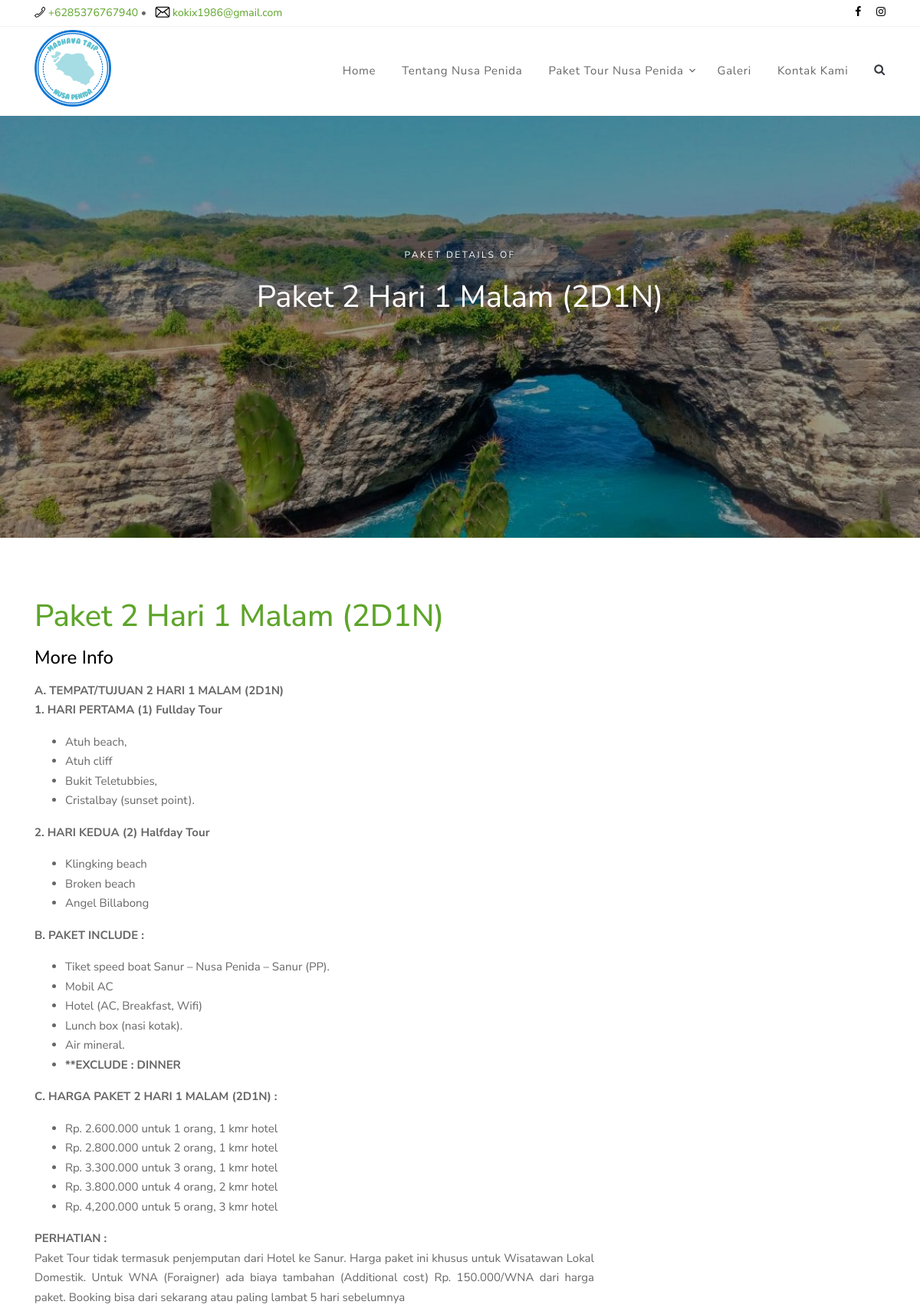
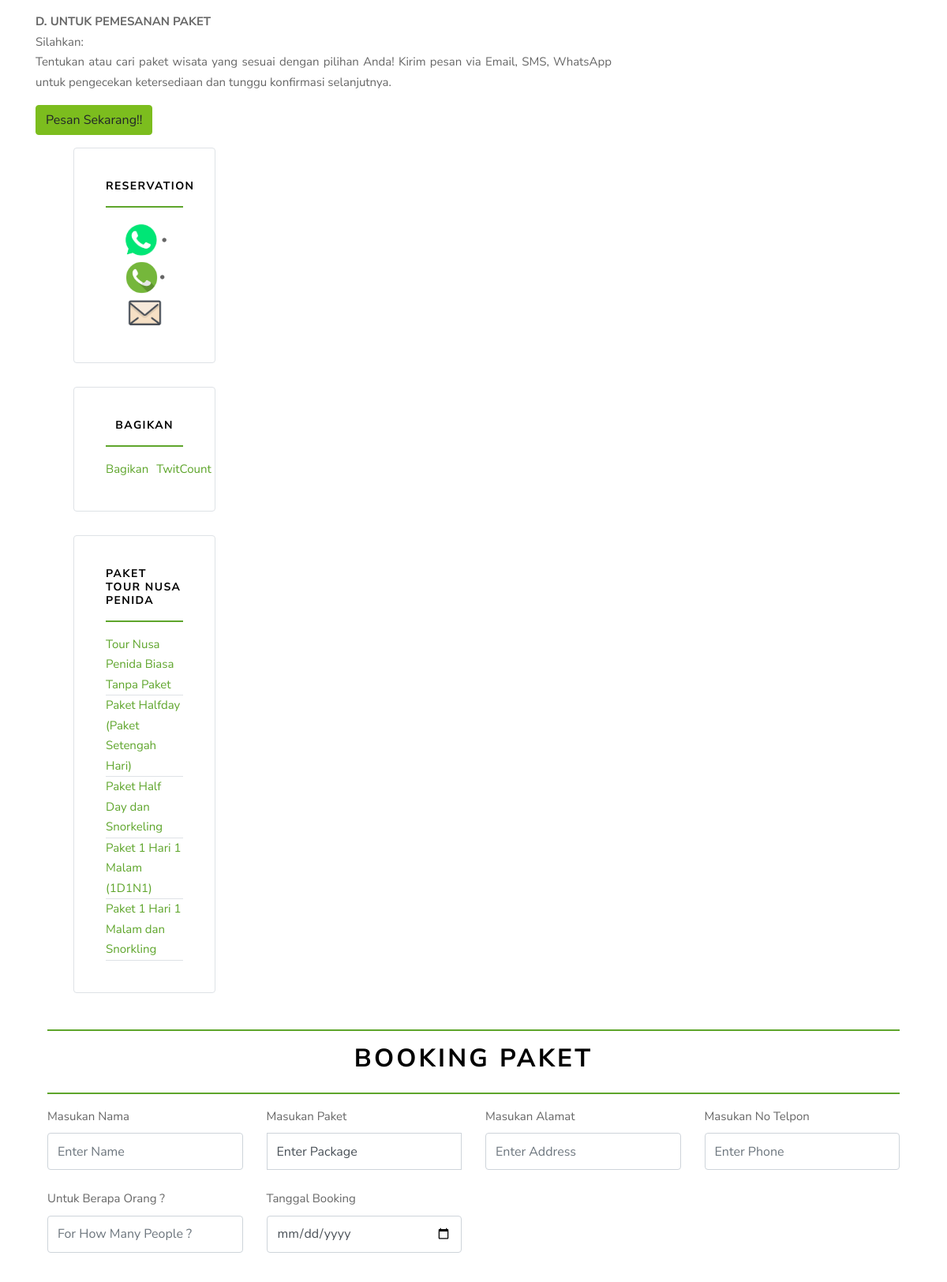
The page /paket-2-hari-1-malam-2d1n.html (upper part) on the database its author committed (2 pictures, top to bottom).
### tables this page shows
CREATE TABLE `tb_paket` (
  `id_paket` int(5) NOT NULL AUTO_INCREMENT,
  `nama_paket` varchar(255) DEFAULT NULL,
  `deskripsi` text,
  `gambar` varchar(255) DEFAULT NULL,
  `tanggal` datetime DEFAULT NULL,
  `flag` varchar(255) DEFAULT NULL,
  `link` text,
  PRIMARY KEY (`id_paket`)
);

### paket.php (the view, shortened to what this page needs)
<!DOCTYPE html>
<html lang="en">
<head>
  <link rel="stylesheet" href="fonts/icomoon/style.css">
  <link rel="stylesheet" href="css/bootstrap.min.css">
  <link rel="stylesheet" href="css/magnific-popup.css">
  <link rel="stylesheet" href="css/jquery-ui.css">
  <link rel="stylesheet" href="css/owl.carousel.min.css">
  <link rel="stylesheet" href="css/owl.theme.default.min.css">
  <link rel="stylesheet" href="css/bootstrap-datepicker.css">
  <link rel="stylesheet" href="css/mediaelementplayer.css">
  <link rel="stylesheet" href="css/animate.css">
  <link rel="stylesheet" href="fonts/flaticon/font/flaticon.css">
  <link rel="stylesheet" href="css/fl-bigmug-line.css">
  <link rel="stylesheet" href="css/aos.css">
  <link rel="stylesheet" href="css/style.css">
</head>
<body>
  <?php
  include 'navbar.php';
  include 'proses/connect.php'; ?>
  <?php if (isset($_GET['q'])) :
    $query_search = mysqli_escape_string($conn, $_GET['q']);
    $getAllData = mysqli_query($conn, "SELECT * FROM tb_paket WHERE nama_paket LIKE '%$query_search%' OR deskripsi LIKE '%$query_search%' ORDER BY id_paket DESC");
    $row = mysqli_fetch_assoc($getAllData);
  ?>
    <div class="site-blocks-cover inner-page-cover overlay" style="background-image: url(images/paket/<?php echo $row['gambar']; ?>);" data-aos="fade" data-stellar-background-ratio="0.5">
      <div class="container">
        <div class="row align-items-center justify-content-center text-center">
          <div class="col-md-10">
            <h1 class="mb-2" id="myBtnContainer">Paket</h1>
            <div><a href="home">Home</a> <span class="mx-2 text-white">&bullet;</span> <strong class="text-white">Paket</strong><span class="mx-2 text-white"></span></div>
          </div>
        </div>
      </div>
    </div>
    <div class="site-section site-section-sm bg-light" id="menu">
      <div class="container">
        <div align="center" class="row">
          <div class="col-12">
            <div class="site-section-title">
              <h2> <?php echo mysqli_num_rows($getAllData) ?> Hasil Pencarian Paket</h2>
            </div>
          </div>
        </div>
        <hr style="border: 1px solid #5ea52b;">
        <div class="row mb-5">
          <?php if (mysqli_num_rows($getAllData) > 0) {
            while ($array = mysqli_fetch_assoc($getAllData)) { ?>
              <div class="col-md-6 col-lg-4 mb-4">
                <a href="<?php echo $array['flag']; ?>.html" class="prop-entry d-block">
                  <figure>
                    <img src="images/paket/<?php echo $array['gambar']; ?>" alt="Image" class="img-fluid">
                  </figure>
                  <div class="prop-text">
                    <div class="inner">
                      <h3 class="title price rounded"><?php echo $array['nama_paket']; ?></h3>
                      <br>
                      <p class="location">Br. Jepun, Batumulapan, Desa Batununggul, Kec. Nusa Penida, Kab. Klungkung</p>
                    </div>
                  </div>
                </a>
              </div>
            <?php } ?>
        </div>
      </div>
    </div>
  <?php } else { ?>
    <div class="container">
      <h1 class='col-md-12 text-center'>Hasil Pencarian Tidak Ditemukan</h1>
    </div>
  <?php }
  ?>
<?php elseif (isset($_GET['paket-link'])) :
    $promo_link = $_GET['paket-link'];
    $select = mysqli_query($conn, "SELECT * FROM tb_paket WHERE flag = '$promo_link'");
    $link = mysqli_fetch_assoc($select);
?>
  <div class="site-blocks-cover overlay" style="background-image: url(images/paket/<?php echo $link['gambar']; ?>);" data-aos="fade" data-stellar-background-ratio="0.5">
    <div class="container">
      <div class="row align-items-center justify-content-center text-center">
        <div class="col-md-10">
          <span class="d-inline-block text-white px-3 mb-3 property-offer-type rounded">Paket Details of</span>
          <h1 class="mb-2"><?php echo $link['nama_paket']; ?></h1>
        </div>
      </div>
    </div>
  </div>
  <div class="site-section site-section-sm">
    <div class="container">
      <div class="row">
        <div class="col-lg-8" style="">
          <div class="bg-white">
            <div class="row mb-3">
              <div class="col-md-10">
                <strong class="text-primary h1 mb-3"><?php echo $link['nama_paket']; ?></strong>
              </div>
            </div>
            <h2 class="h4 text-black">More Info</h2>
            <p><?php echo $link['deskripsi']; ?></p>
          </div>
        </div>
        <div class="col-lg-4 pl-md-5">
          <div class="bg-white widget border rounded">
            <div align="center">
              <h3 class="h4 text-black widget-title">Reservation</h3>
              <hr style="border: 1px solid #5ea52b;">
              <a href="https://api.whatsapp.com/send?phone=6285376767940=Hallo%20Madhava%20Trip%20Nusa%20Penida"><img src="images/download.png" alt="" style="width:50px;"></a>&bullet;
              <a href="tel:+6285376767940"><img src="images/call.png" alt="" style="width:45px;"></a>&bullet;
              <a href="mailto:madhavatrip@yahoo.com"><img src="images/email.png" alt="" style="width:45px;"></a>
            </div>
          </div>
          <div class="bg-white widget border rounded">
            <div align="center">
              <h3 class="h4 text-black widget-title">Bagikan</h3>
              <hr style="border: 1px solid #5ea52b;">
              <div class="row">
                <div class="fb-share-button col-md-6" data-href="<?php echo $link['link']; ?>" data-layout="box_count" data-size="large">
                  <a target="_blank" href="https://www.facebook.com/sharer/sharer.php?u=https%3A%2F%2Fdevelopers.facebook.com%2Fdocs%2Fplugins%2F&amp;src=sdkpreparse" class="fb-xfbml-parse-ignore">Bagikan</a>
                </div>
                <div class="col-md-6">
                  <a href="<?php echo $link['link']; ?>" class="twitcount-button" data-count="vertical" data-size="large" data-text="" data-url="" data-via="" data-related="" data-hashtags="">TwitCount</a>
                </div>
              </div>
            </div>
          </div>
          <div class="bg-white widget border rounded">
            <h3 class="h4 text-black widget-title ">Paket Tour Nusa Penida</h3>
            <hr style="border: 1px solid #5ea52b;">
            <div align="left">
              <?php
              $mysql = mysqli_query($conn, "SELECT * FROM tb_paket ORDER BY tanggal LIMIT 5");
              while ($row = mysqli_fetch_assoc($mysql)) { ?>
                <ul class="nav nav-tabs nav-stacked">
                  <li class="">
                    <a href="<?php echo $row['flag'] ?>.html"><?php echo $row['nama_paket'] ?></a>
                  </li>
                </ul>
              <?php }
              ?>
            </div>
          </div>
        </div>
      </div>
    </div>
    <div class="container">
      <hr style="border: 1px solid #5ea52b;">
      <div align="center" class="row">
        <div class="col-12">
          <div class="site-section-title">
            <h2>Booking Paket</h2>
          </div>
        </div>
      </div>
      <hr style="border: 1px solid #5ea52b;">
      <form action="home" method="POST">
        <div class="row mb-3">
          <div class="col-sm-6 col-md-4 col-lg-3 mb-4">
            <div class="select-wrap">
              <label for="nama">Masukan Nama</label>
              <input class="form-control" name="nama" placeholder="Enter Name" type="text">
            </div>
          </div>
          <div class="col-sm-6 col-md-4 col-lg-3 mb-4">
            <div class="select-wrap">
              <label for="nama">Masukan Paket</label>
              <select name="offer-types" id="offer-types" class="dropdown form-control d-block rounded-0">
                <option value="">Enter Package</option>
              </select>
            </div>
          </div>
          <div class="col-sm-6 col-md-4 col-lg-3 mb-4">
            <div class="select-wrap">
              <label for="nama">Masukan Alamat</label>
              <input class="form-control" name="alamat" placeholder="Enter Address" type="text">
            </div>
          </div>
          <div class="col-sm-6 col-md-4 col-lg-3 mb-4">
            <div class="select-wrap">
              <label for="nama">Masukan No Telpon</label>
              <input class="form-control" name="telepon" placeholder="Enter Phone" maxlength="13" title="Ten digits code" type="tel">
            </div>
          </div>
          <div class="col-sm-6 col-md-4 col-lg-3 mb-4">
            <div class="select-wrap">
              <label for="nama">Untuk Berapa Orang ?</label>
              <input class="form-control" name="jumlah" placeholder="For How Many People ?" min="1" type="number">
            </div>
          </div>
          <div class="col-sm-6 col-md-4 col-lg-3 mb-4">
            <div class="select-wrap">
              <label for="nama">Tanggal Booking</label>
              <input class="form-control" name="tanggal" placeholder="For Date ?" type="date">
            </div>
          </div>
        </div>
      </form>
    </div>
  </div>
<?php endif; ?>
</body>
</html>

### css/style.css (style rules this page uses)
body { line-height: 1.7; color: rgba(0, 0, 0, 0.6); font-weight: 400; font-size: 15px; font-family: "Roboto Mono", SFMono-Regular, Menlo, Monaco, Consolas, "Liberation Mono", "Courier New", monospace; font-family: "Nunito Sans", -apple-system, BlinkMacSystemFont, "Segoe UI", Roboto, "Helvetica Neue", Arial, sans-serif, "Apple Color Emoji", "Segoe UI Emoji", "Segoe UI Symbol", "Noto Color Emoji"; }
a { -webkit-transition: 0.3s all ease; -o-transition: 0.3s all ease; transition: 0.3s all ease; }
.text-black { color: #000 !important; }
.btn { position: relative; top: 0; }
.form-control, .form-control-same-height { height: 47px; }
.site-section { padding: 3em 0; }
@media (min-width: 768px) { .site-section { padding: 7em 0; } }
.site-section.site-section-sm { padding: 2em 0; }
.site-blocks-cover { background-size: cover; background-repeat: no-repeat; background-position: center center; }
.site-blocks-cover.overlay { position: relative; }
.site-blocks-cover.overlay:before { position: absolute; content: ""; left: 0; bottom: 0; right: 0; top: 0; background: rgba(0, 0, 0, 0.4); }
.site-blocks-cover, .site-blocks-cover .row { min-height: 600px; height: calc(100vh - 134px); }
.site-blocks-cover h1 { font-weight: 900; color: #fff; font-weight: normal; }
.site-blocks-cover .property-offer-type { letter-spacing: 0.2em; font-size: 12px; text-transform: uppercase; padding-top: 5px; padding-bottom: 5px; }
.site-section-title h2 { text-transform: uppercase; color: #000; font-weight: 700; font-size: 2rem; letter-spacing: 0.1em; }
.select-wrap { position: relative; }
.select-wrap select { -webkit-appearance: none; -moz-appearance: none; appearance: none; }
.widget { padding: 40px; margin-bottom: 30px; }
.widget .widget-title { font-size: 14px; font-weight: bold; color: #000; text-transform: uppercase; letter-spacing: 0.1em; }

### rows shown on the page
tb_paket: gambar (picture), nama_paket "Paket 2 Hari 1 Malam (2D1N)", deskripsi "A. TEMPAT/TUJUAN 2 HARI 1 MALAM (2D1N) 1. HARI PERTAMA (1) Fullday Tour Atuh beach, Atuh cliff Bukit Teletubbies, Cristalbay (sunset point). 2. HARI KEDUA (2) Halfday Tour Klingking beach Broken beach Angel Billabong B. PAKET INCLUDE : Tiket speed boat Sanur – Nusa Penida – Sanur (PP). Mobil AC Hotel (AC, Breakfast, Wifi) Lunch box (nasi kotak). Air mineral. **EXCLUDE : DINNER C. HARGA PAKET 2 HARI 1 MALAM (2D1N) : Rp. 2.600.000 untuk 1 orang, 1 kmr hotel Rp. 2.800.000 untuk 2 orang, 1 kmr hotel Rp. 3.300.000 untuk 3 orang, 1 kmr hotel Rp. 3.800.000 untuk 4 orang, 2 kmr hotel Rp. 4,200.000 untuk 5 orang, 3 kmr hotel PERHATIAN : Paket Tour tidak termasuk penjemputan dari Hotel ke Sanur.…"
tb_paket: nama_paket "Tour Nusa Penida Biasa Tanpa Paket"
tb_paket: nama_paket "Paket Halfday (Paket Setengah Hari)"
tb_paket: nama_paket "Paket Half Day dan Snorkeling"
tb_paket: nama_paket "Paket 1 Hari 1 Malam (1D1N1)"
tb_paket: nama_paket "Paket 1 Hari 1 Malam dan Snorkling"
